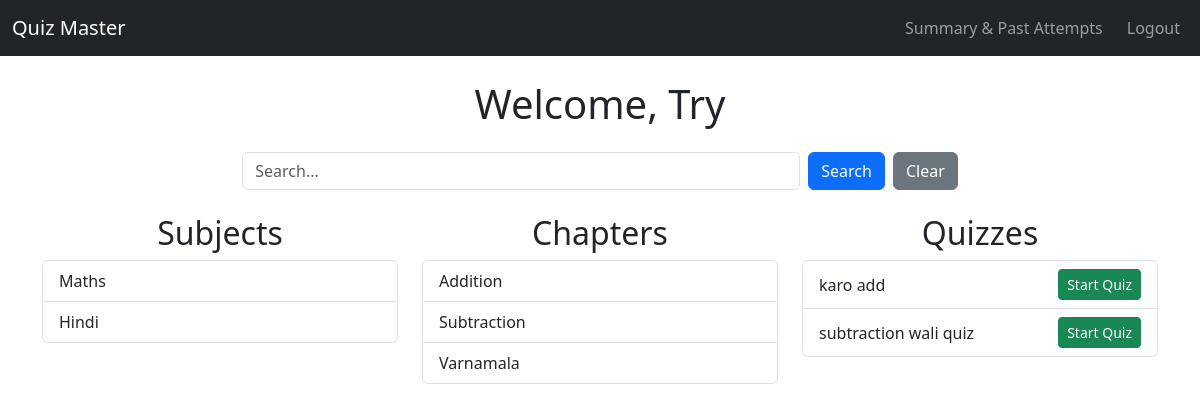
The app's page /user_dashboard (signed in), older data.
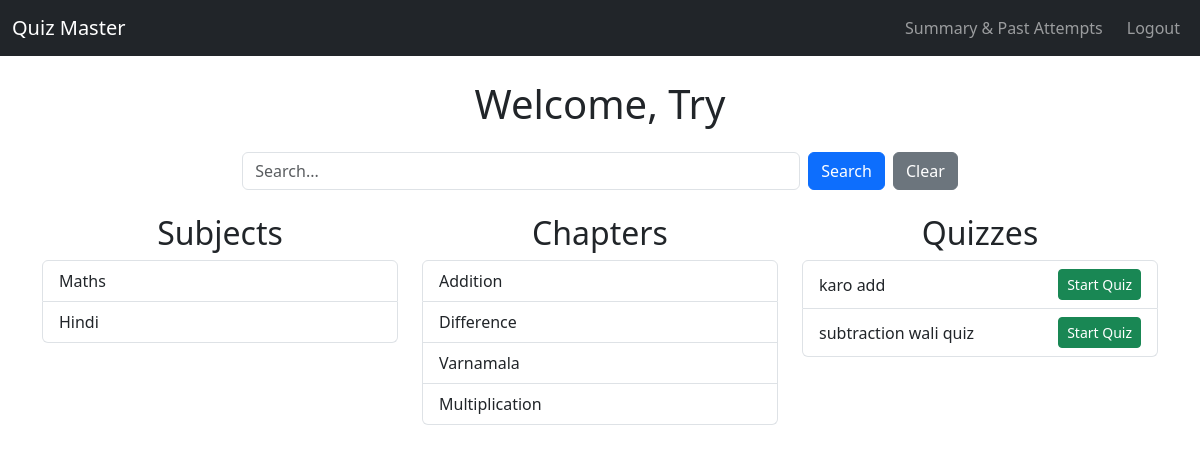
The same page, newer data.
### models/models.py (models this page shows)
class Subject(db.Model):
    id = db.Column(db.Integer, primary_key=True)
    name = db.Column(db.String(100), unique=True, nullable=False)
    description = db.Column(db.Text)
    chapters = db.relationship('Chapter', backref='subject', lazy=True)

class Chapter(db.Model):
    id = db.Column(db.Integer, primary_key=True)
    name = db.Column(db.String(100), nullable=False)
    subject_id = db.Column(db.Integer, db.ForeignKey('subject.id'), nullable=False)
    quizzes = db.relationship('Quiz', backref='chapter', lazy=True)

class Quiz(db.Model):
    id = db.Column(db.Integer, primary_key=True)
    chapter_id = db.Column(db.Integer, db.ForeignKey('chapter.id'), nullable=False)
    date_of_quiz = db.Column(db.Date)
    time_duration = db.Column(db.Integer)  # Store duration in minutes
    remarks = db.Column(db.Text)
    questions = db.relationship('Question', backref='quiz', lazy=True)

### app.py (the view)
@app.route('/user_dashboard')
def user_dashboard():
    if 'user_id' not in session:
        return redirect(url_for('login'))  # Redirect if user is not logged in
    user = User.query.get(session['user_id'])  # Fetch the logged-in user
    if not user:
        return redirect(url_for('login'))  # Safety check: user must exist
    search_query = request.args.get('search_query', '').strip()
    if search_query:
        subjects = Subject.query.filter(Subject.name.ilike(f"%{search_query}%")).all()
        chapters = Chapter.query.filter(Chapter.name.ilike(f"%{search_query}%")).all()
        quizzes = Quiz.query.filter(Quiz.remarks.ilike(f"%{search_query}%")).all()
    else:
        subjects = Subject.query.all()
        chapters = Chapter.query.all()
        quizzes = Quiz.query.all()
    show_subjects = bool(subjects)
    show_chapters = bool(chapters)
    show_quizzes = bool(quizzes)
    return render_template('user_dashboard.html', user=user, chapters=chapters, subjects=subjects, quizzes=quizzes, show_subjects=show_subjects, show_chapters=show_chapters, show_quizzes=show_quizzes)

### templates/user_dashboard.html (shortened to what this page needs)
<!DOCTYPE html>
<html lang="en">
<head>
    <link href="https://cdn.jsdelivr.net/npm/bootstrap@5.3.0/dist/css/bootstrap.min.css" rel="stylesheet">
</head>
<body>
    <nav class="navbar navbar-expand-lg navbar-dark bg-dark">
        <div class="container-fluid">
            <a class="navbar-brand" href="#">Quiz Master</a>
            <div class="collapse navbar-collapse">
                <ul class="navbar-nav ms-auto">
                    <li class="nav-item">
                        <a class="nav-link btn btn-outline-info me-2" href="{{ url_for('quiz_summary') }}">Summary & Past Attempts</a>
                    </li>
                    <li class="nav-item">
                        <a class="nav-link btn btn-outline-danger" href="{{ url_for('auth.logout') }}">Logout</a>
                    </li>
                </ul>
            </div>
        </div>
    </nav>
    <div class="container mt-4">
        <h1 class="text-center">Welcome, {{ user.full_name }}</h1>
        <form method="GET" action="{{ url_for('user_dashboard') }}" class="d-flex justify-content-center my-4">
            <input type="text" name="search_query" class="form-control w-50 me-2" placeholder="Search..." value="{{ search_query }}">
            <button type="submit" class="btn btn-primary">Search</button>
            <a href="{{ url_for('user_dashboard') }}" class="btn btn-secondary ms-2">Clear</a>
        </form>
        <div class="row">
            <div class="col-md-4">
                <h2 class="text-center">Subjects</h2>
                {% if show_subjects %}
                <ul class="list-group">
                    {% for subject in subjects %}
                        <li class="list-group-item">{{ subject.name }}</li>
                    {% endfor %}
                </ul>
                {% else %}
                <p class="text-muted text-center">No subjects found.</p>
                {% endif %}
            </div>
            <div class="col-md-4">
                <h2 class="text-center">Chapters</h2>
                {% if show_chapters %}
                <ul class="list-group">
                    {% for chapter in chapters %}
                        <li class="list-group-item">{{ chapter.name }}</li>
                    {% endfor %}
                </ul>
                {% else %}
                <p class="text-muted text-center">No chapters found.</p>
                {% endif %}
            </div>
            <div class="col-md-4">
                <h2 class="text-center">Quizzes</h2>
                {% if show_quizzes %}
                <ul class="list-group">
                    {% for quiz in quizzes %}
                        <li class="list-group-item d-flex justify-content-between align-items-center">
                            {{ quiz.remarks }}
                            <a href="{{ url_for('attempt_quiz', quiz_id=quiz.id) }}" class="btn btn-success btn-sm">Start Quiz</a>
                        </li>
                    {% endfor %}
                </ul>
                {% else %}
                <p class="text-muted text-center">No quizzes found.</p>
                {% endif %}
            </div>
        </div>
    </div>
</body>
</html>

Row changes from the older to the newer data that the page shows:
changed Chapter: name "Subtraction" → "Difference"
added Chapter: name "Multiplication"
